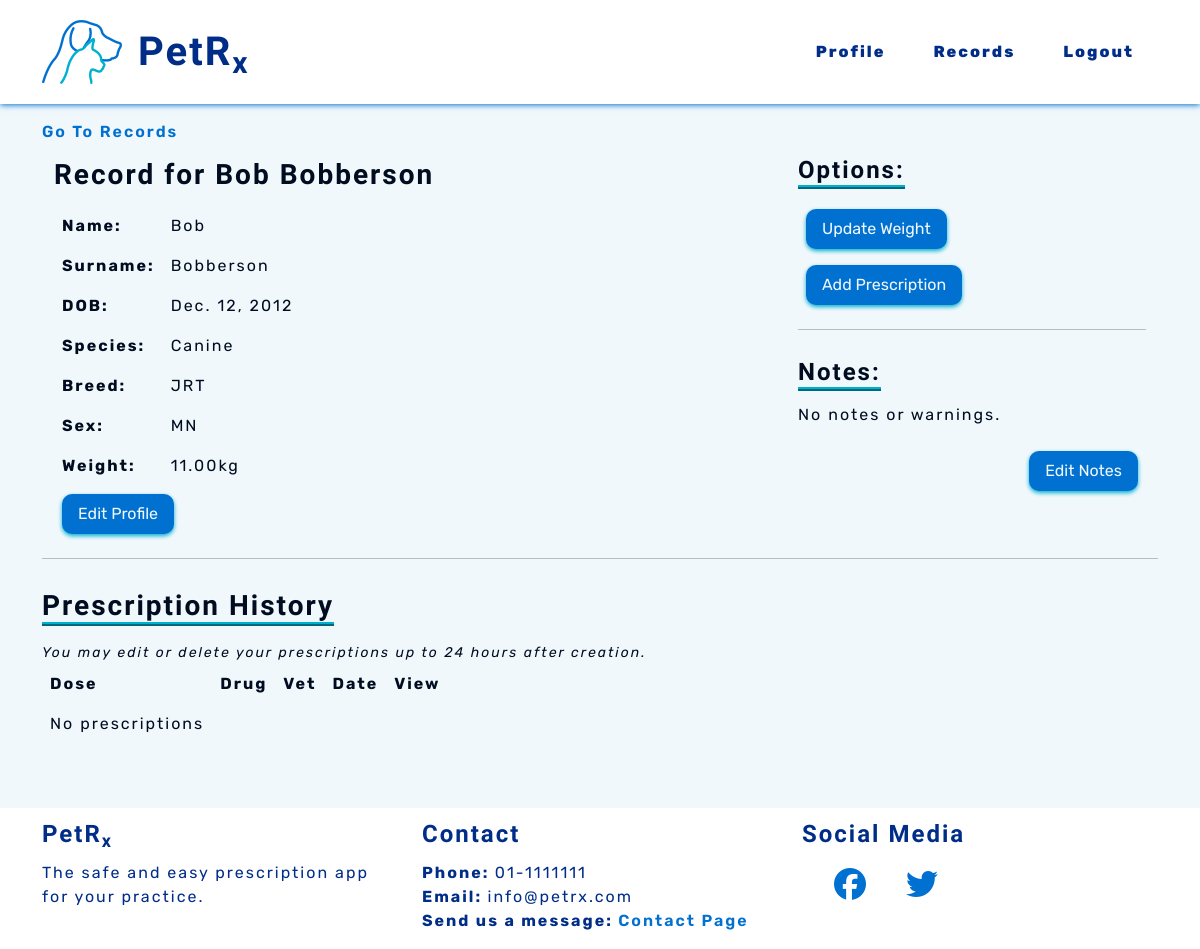
The app's page /records/animal-profile/1 (signed in), older data.
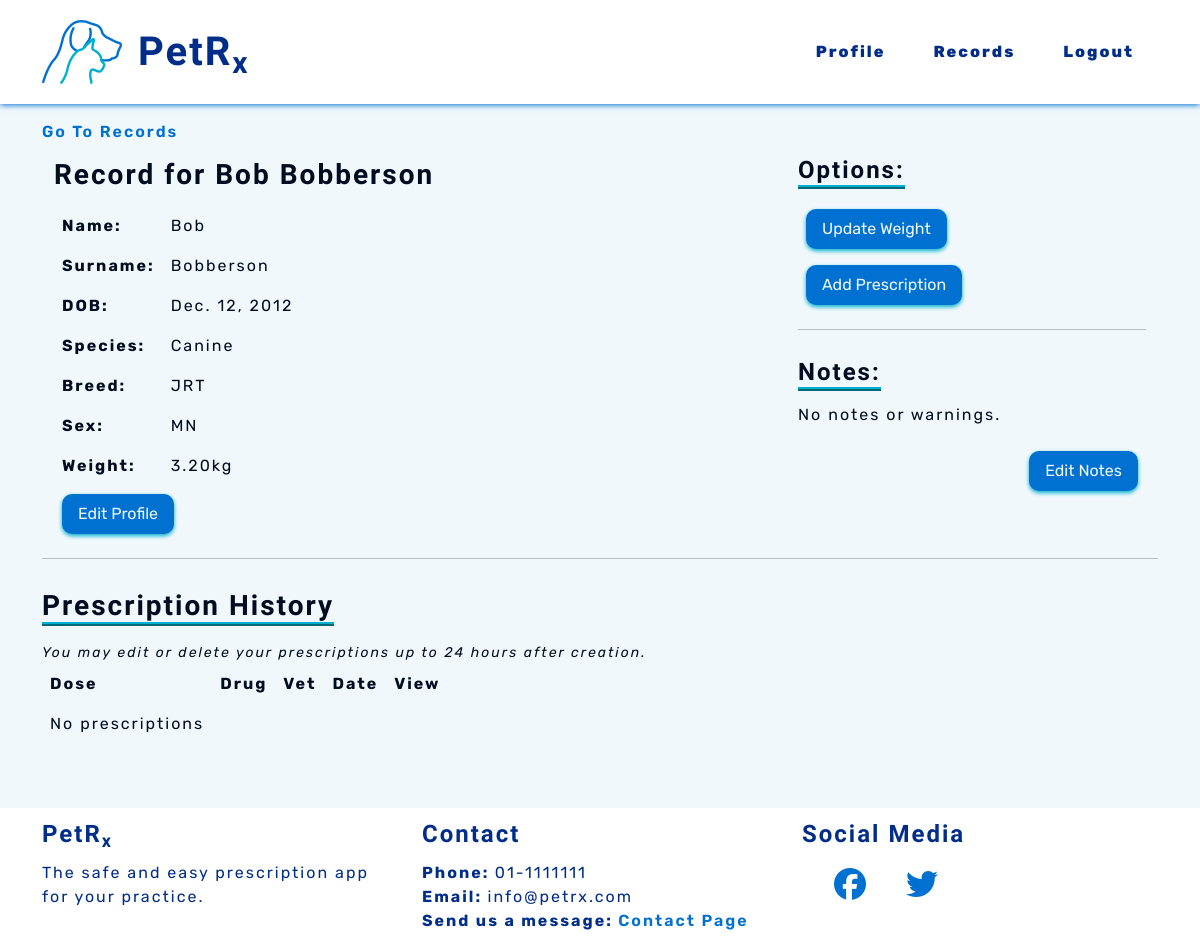
The same page, newer data.
### records/models.py (models this page shows)
class Record(models.Model):
    name = models.CharField(max_length=50)
    surname = models.CharField(max_length=50)
    date_of_birth = models.DateField()
    species = models.CharField(choices=SPECIES, max_length=10)
    breed = models.CharField(max_length=50)
    sex = models.CharField(choices=SEX, max_length=10)
    weight = models.DecimalField(max_digits=5, decimal_places=2)
    note = models.CharField(max_length=300, blank=True)
    def __str__(self):
        return self.name + " " + self.surname
    class Meta:
        ordering = ['surname']
        unique_together = [
            'name',
            'surname',
            'date_of_birth',
            'species',
            'sex']

### records/views.py (the view)
# urls.py: path('animal-profile/<int:animal_id>', views.AnimalRecord.as_view(),
class AnimalRecord(View):
    @method_decorator(vet_login_and_active)
    def get(self, request, animal_id):
        queryset = Record.objects.all()
        profile = get_object_or_404(queryset, id=animal_id)
        context = {'profile': profile}
        return render(request, 'records/animal_profile.html', context)

### records/templates/records/animal_profile.html
{% extends 'base.html' %}
{% block content %}
<a class="pet-links" href="{% url 'records:records' %}" aria-label="Go to records">Go To Records</a>
<section>
    <div class="container">
        <div class="row">
            <div class="col-md-8">
                <h3>Record for {{ profile }}</h3>
                <table>
                    <tr>
                        <th>Name: </th>
                        <td>{{ profile.name }}</td>
                    </tr>
                    <tr>
                        <th>Surname: </th>
                        <td>{{ profile.surname }}</td>
                    </tr>
                    <tr>
                        <th>DOB: </th>
                        <td>{{ profile.date_of_birth }}</td>
                    </tr>
                    <tr>
                        <th>Species: </th>
                        <td>{{ profile.species }}</td>
                    </tr>
                    <tr>
                        <th>Breed: </th>
                        <td>{{ profile.breed }}</td>
                    </tr>
                    <tr>
                        <th>Sex: </th>
                        <td>{{ profile.sex }}</td>
                    </tr>
                    <tr>
                        <th>Weight: </th>
                        <td>{{ profile.weight }}kg</td>
                    </tr>
                </table>
                <a class="pet-btns sm-btns" href="{% url 'records:edit_animal' animal_id=profile.id %}"
                    aria-label="Edit animal record">Edit Profile</a>
            </div>
            <div class="col-md-4">
                <div>
                    <h4 class="subheadings">Options:</h4>
                    <div>
                        <ul>
                            <li>
                                <a class="pet-btns sm-btns"
                                    data-hx-get="{% url 'records:update_weight' animal_id=profile.id %}"
                                    data-hx-target="#modal-dialog" aria-label="Update weight">
                                    Update Weight</a>
                            </li>
                            <li>
                                <a class="pet-btns sm-btns"
                                    data-hx-get="{% url 'prescriptions:add_prescrip' animal_id=profile.id %}"
                                    data-hx-target="#modal-dialog" aria-label="Add new prescription">Add Prescription</a>
                            </li>
                        </ul>
                    </div>
                </div>
                <hr>
                <div>
                    <h4 class="subheadings">Notes:</h4>
                    <p>
                        {{ profile.note|default:"No notes or warnings." }}
                    </p>
                    <a class="pet-btns sm-btns float-end" data-hx-get="{% url 'records:edit_notes' animal_id=profile.id %}"
                        data-hx-target="#modal-dialog" aria-label="Edit notes">Edit Notes</a>
                </div>
            </div>
        </div>
    </div>
</section>
<hr>
<section id="animal-prescrip-list" data-hx-get="{% url 'prescriptions:list_prescrip' animal_id=profile.id %}"
    data-hx-trigger="load">
    {% include 'prescriptions/list_prescrip.html' %}
</section>
{% endblock %}

Row changes from the older to the newer data that the page shows:
changed Record "Bob Bobberson": weight "11.00" → "3.20"
